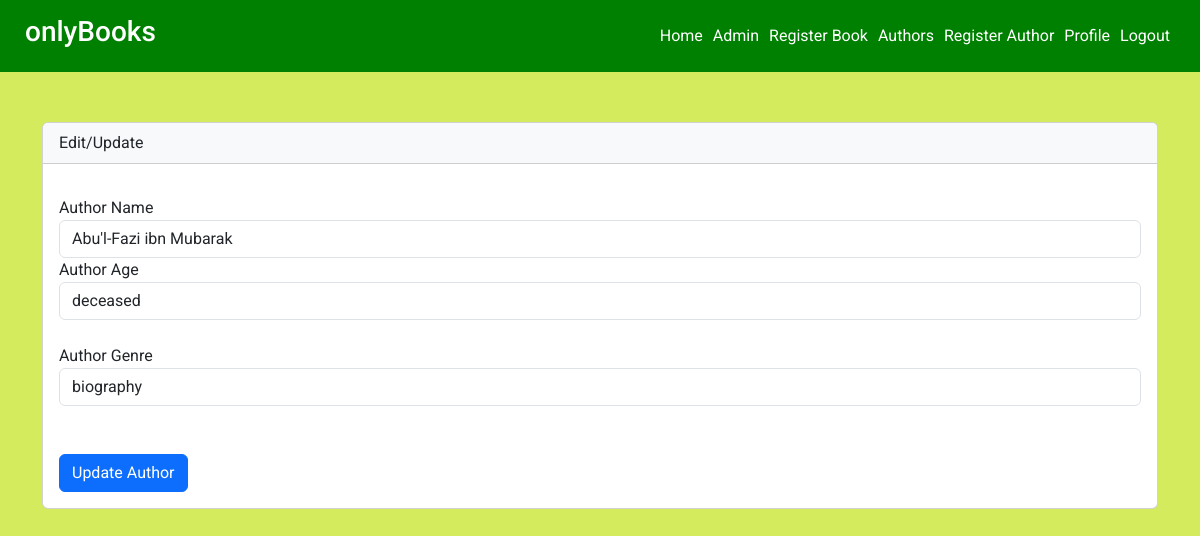
The page /editAuthor.php?author_id=2 (signed in) on the database its author committed.
### tables this page shows
CREATE TABLE `authors` (
  `author_id` int(11) NOT NULL,
  `author_name` varchar(255) NOT NULL,
  `author_age` varchar(255) NOT NULL,
  `author_genre` varchar(255) NOT NULL
);

### classes/author.php (called while the page is built, shortened)
<?php
    class Author {
        private $name;
        private $age;
        private $genre;
        function getName() {
            return $this->name;
        }
        function getAge() {
            return $this->age;
        }
        function getGenre() {
            return $this->genre;
        }
        function setName($name) {
            $this->name = $name;
        }
        function setAge($age) {
            $this->age = $age;
        }
        function setGenre($genre) {
            $this->genre = $genre;
        }
    }
?>

### editAuthor.php (the view, shortened to what this page needs)
<?php
if (isset($_GET['author_id'])) {
  $authorId=$_GET['author_id'];
}
spl_autoload_register( function($class) {
  $path = 'classes/';
 });
if(isset($_SESSION['userType']) && $_SESSION['userType'] == 'librarian') {
  require('./config/db.php');
  $getstmt = $pdo -> prepare('SELECT author_name, author_age, author_genre FROM authors WHERE author_id = ?');
  $getstmt -> execute( [$authorId] );
  $currentAuthorItem = $getstmt->fetch();
  $currentAuthor = new Author();
  $currentAuthor->setName($currentAuthorItem->author_name);
  $currentAuthor->setAge($currentAuthorItem->author_age);
  $currentAuthor->setGenre($currentAuthorItem->author_genre);
} else {
  echo "Unauthorized!";
}
?>
<div class="container">
 <div class="card">
   <div class="card-header bg-light mb-3">Edit/Update</div>
    <div class="card-body">
        <form action="editAuthor.php?author_id=<?php echo $authorId ?>" method="POST">
          <div class="form-group">
           <label for="authorName">Author Name</label>
            <input required type="text" name="authorName" class="form-control" value="<?php echo $currentAuthor->getName() ?>"/>
         </div>
         <div class="form-group">
           <label for="authorAge">Author Age</label>
            <input required type="text" name="authorAge" class="form-control" value="<?php echo $currentAuthor->getAge() ?>"/>
            <br />
            <div class="form-group">
           <label for="authorGenre">Author Genre</label>
            <input required type="text" name="authorGenre" class="form-control" value="<?php echo $currentAuthor->getGenre() ?>"/>
            <br />
         </div>
         <br/>
         <button name="updateAuthor" type="submit" class="btn btn-primary">Update Author</button>
       </form>
     </div>
    </div>
</div>

### css/styles.css (style rules this page uses)
* { margin: 0; padding: 0; box-sizing: border-box; font-family: 'Roboto', sans-serif; }
body { background-color: rgb(211, 235, 92); }
nav { background-color: green; padding: 15px 25px; display: flex; justify-content: space-between; align-items: center; color: #fff; }
nav ul { display: flex; justify-content: space-around; align-items: center; margin-bottom: 0; }
ul li { list-style: none; }
nav a { text-decoration: none; color: #fff; margin-right: 5px; margin-left: 5px; }
.container { padding-bottom: 50px; }
.card { margin-top: 50px; }

### rows shown on the page
authors: authorName "Abu'l-Fazi ibn Mubarak", authorAge "deceased", authorGenre "biography"
